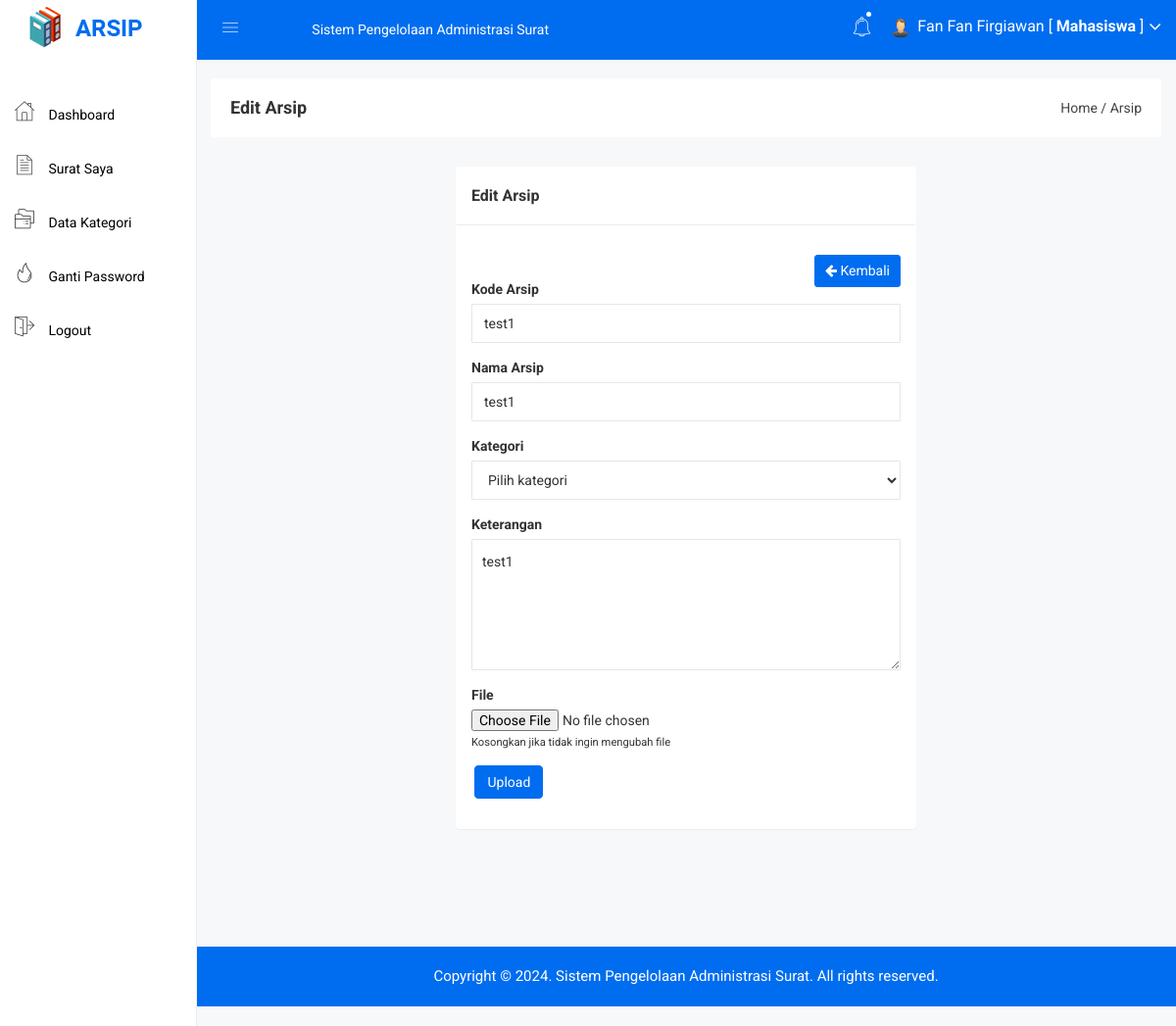
/mahasiswa/arsip_edit.php?id=14 (signed in), run on the app's committed database.
### tables this page shows
CREATE TABLE `arsip` (
  `arsip_id` int NOT NULL,
  `arsip_waktu_upload` datetime NOT NULL,
  `arsip_petugas` int NOT NULL,
  `arsip_kode` varchar(255) NOT NULL,
  `arsip_nama` varchar(255) NOT NULL,
  `arsip_jenis` varchar(255) NOT NULL,
  `arsip_kategori` int NOT NULL,
  `arsip_keterangan` text NOT NULL,
  `arsip_file` varchar(255) NOT NULL,
  `status` enum('Pending','Diterima','Ditolak') DEFAULT 'Pending'
);

### mahasiswa/arsip_edit.php (the view, shortened to what this page needs)
<?php include 'header.php'; ?>
<div class="breadcome-area">
    <div class="container-fluid">
        <div class="row">
            <div class="col-lg-12 col-md-12 col-sm-12 col-xs-12">
                <div class="breadcome-list">
                    <div class="row">
                        <div class="col-lg-6 col-md-6 col-sm-6 col-xs-12">
                            <div class="breadcome-heading">
                                <h4 style="margin-bottom: 0px">Edit Arsip</h4>
                            </div>
                        </div>
                        <div class="col-lg-6 col-md-6 col-sm-6 col-xs-12">
                            <ul class="breadcome-menu" style="padding-top: 0px">
                                <li><a href="#">Home</a> <span class="bread-slash">/</span></li>
                                <li><span class="bread-blod">Arsip</span></li>
                            </ul>
                        </div>
                    </div>
                </div>
            </div>
        </div>
    </div>
</div>
<div class="container-fluid">
    <div class="row">
        <div class="col-lg-6 col-lg-offset-3">
            <div class="panel panel">
                <div class="panel-heading">
                    <h3 class="panel-title">Edit Arsip</h3>
                </div>
                <div class="panel-body">
                    <div class="pull-right">
                        <a href="arsip.php" class="btn btn-sm btn-primary"><i class="fa fa-arrow-left"></i> Kembali</a>
                    </div>
                    <br>
                    <br>
                    <?php
                    $id = $_GET['id'];
                    $data = mysqli_query($koneksi, "select * from arsip where arsip_id='$id'");
                    while($d = mysqli_fetch_array($data)){
                        ?>
                        <form method="post" action="arsip_update.php" enctype="multipart/form-data">
                            <div class="form-group">
                                <label>Kode Arsip</label>
                                <input type="text" class="form-control" name="kode" required="required" value="<?php echo $d['arsip_kode']; ?>">
                            </div>
                            <div class="form-group">
                                <label>Nama Arsip</label>
                                <input type="text" class="form-control" name="nama" required="required" value="<?php echo $d['arsip_nama']; ?>">
                            </div>
                            <div class="form-group">
                                <label>Kategori</label>
                                <select class="form-control" name="kategori" required="required">
                                    <option value="">Pilih kategori</option>
                                </select>
                            </div>
                            <div class="form-group">
                                <label>Keterangan</label>
                                <textarea class="form-control" name="keterangan" required="required"><?php echo $d['arsip_keterangan']; ?></textarea>
                            </div>
                            <div class="form-group">
                                <label>File</label>
                                <input type="file" name="file">
                                <small>Kosongkan jika tidak ingin mengubah file</small>
                            </div>
                            <div class="form-group">
                                <input type="submit" class="btn btn-primary" value="Upload">
                            </div>
                        </form>
                        <?php
                    }
                    ?>
                </div>
            </div>
        </div>
    </div>
</div>
<?php include 'footer.php'; ?>

### assets/css/main.css (style rules this page uses)
html { color: #222; font-size: 1em; line-height: 1.4; }
textarea { resize: vertical; }

### assets/css/style.css (style rules this page uses)
.btn-primary { background: #006df0; color: white !important; border: 1px solid #006df0; }
.panel-heading { padding: 20px 15px; border-bottom: 1px solid #ececec; }

### data on the page
arsip: kode "test1", nama "test1", keterangan "test1"

### other printed values
$_SESSION['nama'] "Fan Fan Firgiawan"
